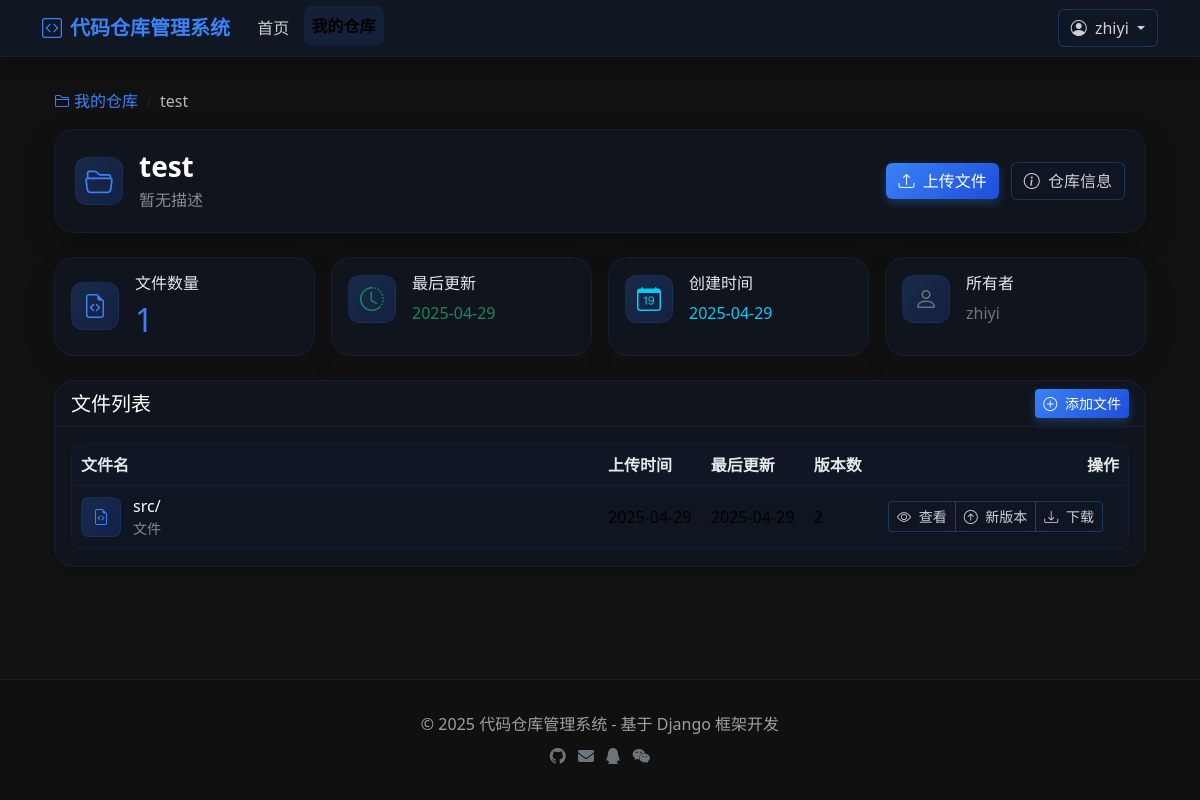
The app's page /repositories/1/ (signed in) with its own data.
### repository/models.py (models this page shows, shortened)
class Repository(models.Model):
    name = models.CharField('仓库名称', max_length=100)
    description = models.TextField('仓库描述', blank=True)
    owner = models.ForeignKey(User, on_delete=models.CASCADE, related_name='repositories', verbose_name='所有者')
    created_at = models.DateTimeField('创建时间', auto_now_add=True)
    updated_at = models.DateTimeField('更新时间', auto_now=True)
    class Meta:
        verbose_name = '代码仓库'
        verbose_name_plural = '代码仓库'
        ordering = ['-updated_at']

class CodeFile(models.Model):
    repository = models.ForeignKey(Repository, on_delete=models.CASCADE, related_name='files', verbose_name='所属仓库')
    file_path = models.CharField('文件路径', max_length=255)
    created_at = models.DateTimeField('创建时间', auto_now_add=True)
    updated_at = models.DateTimeField('更新时间', auto_now=True)
    class Meta:
        verbose_name = '代码文件'
        verbose_name_plural = '代码文件'
        ordering = ['file_path']
        unique_together = ['repository', 'file_path']  # 每个仓库中文件路径唯一
    def get_latest_version(self):
        return self.versions.order_by('-version_number').first()

### repository/views.py (the view)
# urls.py: path('repositories/<int:pk>/', views.repository_detail, name='repository_detail'),
@login_required
def repository_detail(request, pk):
    repository = get_object_or_404(Repository, pk=pk)
    if repository.owner != request.user:
        messages.error(request, '您没有权限访问此仓库。')
        return redirect('repository_list')
    files = repository.files.all()
    return render(request, 'repository/repository_detail.html', {
        'repository': repository,
        'files': files
    })

### repository/templates/repository/repository_detail.html (shortened to what this page needs)
{% extends 'repository/base.html' %}
{% block content %}
<div class="container">
    <nav aria-label="breadcrumb" class="mt-3">
        <ol class="breadcrumb">
            <li class="breadcrumb-item"><a href="{% url 'repository_list' %}"><i class="bi bi-folder2 me-1"></i>我的仓库</a></li>
            <li class="breadcrumb-item active" aria-current="page">{{ repository.name }}</li>
        </ol>
    </nav>
    <div class="repo-header">
        <div class="row align-items-center">
            <div class="col-lg-8">
                <div class="d-flex align-items-center">
                    <div class="icon-bg">
                        <i class="bi bi-folder2-open fs-3 text-primary"></i>
                    </div>
                    <div>
                        <h1 class="h3 fw-bold mb-1 text-white">{{ repository.name }}</h1>
                        <p class="text-white-50 mb-0">{{ repository.description|default:"暂无描述" }}</p>
                    </div>
                </div>
            </div>
            <div class="col-lg-4 text-lg-end mt-3 mt-lg-0">
                <a href="{% url 'upload_file' repository_id=repository.id %}" class="btn btn-primary">
                    <i class="bi bi-upload me-1"></i> 上传文件
                </a>
                <button class="btn btn-outline-primary ms-2" type="button" data-bs-toggle="offcanvas" data-bs-target="#repoInfoOffcanvas">
                    <i class="bi bi-info-circle me-1"></i> 仓库信息
                </button>
            </div>
        </div>
    </div>
    <div class="row g-3 mb-4">
        <div class="col-md-3">
            <div class="stats-card card text-primary">
                <div class="card-body">
                    <div class="d-flex align-items-center">
                        <div class="icon-bg">
                            <i class="bi bi-file-earmark-code fs-4"></i>
                        </div>
                        <div>
                            <h6 class="card-title mb-0">文件数量</h6>
                            <h2 class="mt-2 mb-0">{{ files.count }}</h2>
                        </div>
                    </div>
                </div>
            </div>
        </div>
        <div class="col-md-3">
            <div class="stats-card card text-success">
                <div class="card-body">
                    <div class="d-flex align-items-center">
                        <div class="icon-bg">
                            <i class="bi bi-clock-history fs-4"></i>
                        </div>
                        <div>
                            <h6 class="card-title mb-0">最后更新</h6>
                            <p class="mt-2 mb-0">{{ repository.updated_at|date:"Y-m-d" }}</p>
                        </div>
                    </div>
                </div>
            </div>
        </div>
        <div class="col-md-3">
            <div class="stats-card card text-info">
                <div class="card-body">
                    <div class="d-flex align-items-center">
                        <div class="icon-bg">
                            <i class="bi bi-calendar-date fs-4"></i>
                        </div>
                        <div>
                            <h6 class="card-title mb-0">创建时间</h6>
                            <p class="mt-2 mb-0">{{ repository.created_at|date:"Y-m-d" }}</p>
                        </div>
                    </div>
                </div>
            </div>
        </div>
        <div class="col-md-3">
            <div class="stats-card card text-secondary">
                <div class="card-body">
                    <div class="d-flex align-items-center">
                        <div class="icon-bg">
                            <i class="bi bi-person fs-4"></i>
                        </div>
                        <div>
                            <h6 class="card-title mb-0">所有者</h6>
                            <p class="mt-2 mb-0">{{ repository.owner.username }}</p>
                        </div>
                    </div>
                </div>
            </div>
        </div>
    </div>
    <div class="card shadow-sm mb-4" style="background: rgba(17, 24, 39, 0.6); border-radius: 20px; border: 1px solid rgba(59, 130, 246, 0.1);">
        <div class="card-header d-flex justify-content-between align-items-center" style="background: transparent; border-bottom: 1px solid rgba(59, 130, 246, 0.1);">
            <h5 class="card-title mb-0 text-white">文件列表</h5>
            <a href="{% url 'upload_file' repository_id=repository.id %}" class="btn btn-sm btn-primary">
                <i class="bi bi-plus-circle me-1"></i> 添加文件
            </a>
        </div>
        <div class="card-body">
            {% if files %}
            <div class="table-responsive">
                <table class="table table-hover">
                    <thead>
                        <tr>
                            <th style="width: 50%;">文件名</th>
                            <th>上传时间</th>
                            <th>最后更新</th>
                            <th>版本数</th>
                            <th class="text-end">操作</th>
                        </tr>
                    </thead>
                    <tbody>
                        {% for file in files %}
                        {% with latest_version=file.get_latest_version %}
                        <tr class="file-row">
                            <td>
                                <div class="d-flex align-items-center">
                                    <div class="file-icon">
                                        <i class="bi bi-file-earmark-code text-primary"></i>
                                    </div>
                                    <div>
                                        <a href="{% url 'file_detail' repository_id=repository.id file_id=file.id %}" class="text-decoration-none text-white">
                                            {{ file.file_path }}
                                        </a>
                                        <div class="small text-white-50">{{ file.get_file_extension }} 文件</div>
                                    </div>
                                </div>
                            </td>
                            <td>{{ file.created_at|date:"Y-m-d" }}</td>
                            <td>{{ file.updated_at|date:"Y-m-d" }}</td>
                            <td>{{ file.versions.count }}</td>
                            <td class="text-end pe-4">
                                <div class="btn-group" role="group">
                                    <a href="{% url 'file_detail' repository_id=repository.id file_id=file.id %}" class="btn btn-sm btn-outline-primary">
                                        <i class="bi bi-eye me-1"></i> 查看
                                    </a>
                                    <a href="{% url 'upload_new_version' repository_id=repository.id file_id=file.id %}" class="btn btn-sm btn-outline-secondary">
                                        <i class="bi bi-arrow-up-circle me-1"></i> 新版本
                                    </a>
                                    {% if latest_version %}
                                    <a href="{% url 'download_file' version_id=latest_version.id %}" class="btn btn-sm btn-outline-success">
                                        <i class="bi bi-download me-1"></i> 下载
                                    </a>
                                    {% endif %}
                                </div>
                            </td>
                        </tr>
                        {% endwith %}
                        {% endfor %}
                    </tbody>
                </table>
            </div>
            {% endif %}
        </div>
    </div>
</div>
{% endblock %}

### repository/templates/repository/base.html (shortened to what this page needs)
<!DOCTYPE html>
<html lang="zh-CN">
<head>
    <link href="https://cdn.jsdelivr.net/npm/bootstrap@5.3.2/dist/css/bootstrap.min.css" rel="stylesheet">
    <link rel="stylesheet" href="https://cdn.jsdelivr.net/npm/bootstrap-icons@1.11.1/font/bootstrap-icons.css">
    <link href="https://cdnjs.cloudflare.com/ajax/libs/font-awesome/6.4.2/css/all.min.css" rel="stylesheet">
</head>
<body>
    <nav class="navbar navbar-expand-lg sticky-top">
        <div class="container">
            <a class="navbar-brand" href="{% url 'home' %}">
                <i class="bi bi-code-square me-2"></i>代码仓库管理系统
            </a>
            <div class="collapse navbar-collapse" id="navbarCollapse">
                <ul class="navbar-nav me-auto mb-2 mb-lg-0">
                    <li class="nav-item">
                        <a class="nav-link {% if request.path == '/' %}active{% endif %}" href="{% url 'home' %}">首页</a>
                    </li>
                    {% if user.is_authenticated %}
                    <li class="nav-item">
                        <a class="nav-link {% if '/repositories/' in request.path %}active{% endif %}" href="{% url 'repository_list' %}">我的仓库</a>
                    </li>
                    {% endif %}
                </ul>
                <div class="d-flex">
                    {% if user.is_authenticated %}
                    <div class="dropdown">
                        <a class="btn btn-outline-primary dropdown-toggle" href="#" role="button" id="userDropdown" data-bs-toggle="dropdown" aria-expanded="false">
                            <i class="bi bi-person-circle me-1"></i> {{ user.username }}
                        </a>
                    </div>
                    {% endif %}
                </div>
            </div>
        </div>
    </nav>
    <main class="container main-content">
        {% block content %}{% endblock %}
    </main>
    <footer class="footer text-center">
        <div class="container">
            <span class="text-muted">© {% now "Y" %} 代码仓库管理系统 - 基于 Django 框架开发</span>
            <div class="mt-2">
                <a href="https://github.com/Zayn-Wilson/CodeManage.git" target="_blank" class="text-decoration-none link-secondary mx-1" title="GitHub"><i class="bi bi-github"></i></a>
                <a href="#" class="text-decoration-none link-secondary mx-1" data-bs-toggle="modal" data-bs-target="#emailModal" title="邮箱"><i class="fa-solid fa-envelope"></i></a>
                <a href="#" class="text-decoration-none link-secondary mx-1" data-bs-toggle="modal" data-bs-target="#qqModal" title="QQ"><i class="fa-brands fa-qq"></i></a>
                <a href="#" class="text-decoration-none link-secondary mx-1" data-bs-toggle="modal" data-bs-target="#wechatModal" title="微信"><i class="fa-brands fa-weixin"></i></a>
            </div>
        </div>
    </footer>
</body>
</html>

### repository/templates/repository/base.html (style rules this page uses)
:root { --bs-primary: #3b82f6; --bs-primary-rgb: 59, 130, 246; }
body { min-height: 100vh; display: flex; flex-direction: column; background-color: #111111; color: #ffffff; }
.navbar { background-color: rgba(17, 24, 39, 0.8); backdrop-filter: blur(10px); -webkit-backdrop-filter: blur(10px); box-shadow: 0 4px 20px rgba(0, 0, 0, 0.3); transition: all 0.3s ease; border-bottom: 1px solid rgba(59, 130, 246, 0.1); position: sticky; top: 0; z-index: 1000; }
.navbar-brand { font-weight: 700; color: var(--bs-primary); transition: all 0.3s ease; position: relative; overflow: hidden; }
.navbar-brand::after { content: ''; position: absolute; bottom: 0; left: 0; width: 0; height: 2px; background: linear-gradient(90deg, var(--bs-primary), #60a5fa); transition: width 0.3s ease; }
.nav-link { color: rgba(255, 255, 255, 0.8); font-weight: 500; padding: 0.5rem 1rem; margin: 0 0.2rem; border-radius: 8px; transition: all 0.3s ease; position: relative; }
.nav-link::before { content: ''; position: absolute; top: 0; left: 0; width: 100%; height: 100%; background: rgba(59, 130, 246, 0.1); border-radius: 8px; opacity: 0; transform: scale(0.9); transition: all 0.3s ease; z-index: -1; }
.nav-link:hover, .nav-link.active { color: #ffffff; transform: translateY(-2px); }
.nav-link:hover::before, .nav-link.active::before { opacity: 1; transform: scale(1); }
.nav-link.active { color: var(--bs-primary); font-weight: 600; }
.btn-outline-primary { color: var(--bs-primary); border: 1px solid rgba(59, 130, 246, 0.5); background: rgba(59, 130, 246, 0.05); backdrop-filter: blur(5px); -webkit-backdrop-filter: blur(5px); transition: all 0.3s cubic-bezier(0.25, 0.46, 0.45, 0.94); position: relative; overflow: hidden; z-index: 1; }
.btn-outline-primary::before { content: ''; position: absolute; top: 0; left: -100%; width: 100%; height: 100%; background: linear-gradient(90deg, rgba(59, 130, 246, 0.2), rgba(59, 130, 246, 0)); transition: all 0.4s ease; z-index: -1; }
.btn { position: relative; overflow: hidden; }
.btn-primary { background: linear-gradient(135deg, #3b82f6, #1d4ed8); border: none; box-shadow: 0 4px 10px rgba(59, 130, 246, 0.3); transition: all 0.3s cubic-bezier(0.25, 0.46, 0.45, 0.94); }
.main-content { flex: 1; padding-top: 1rem; padding-bottom: 2rem; position: relative; z-index: 1; }
.footer { padding: 2rem 0; background-color: rgba(17, 17, 17, 0.8); border-top: 1px solid rgba(255, 255, 255, 0.05); margin-top: auto; position: relative; z-index: 1; }
.footer a { color: rgba(255, 255, 255, 0.6); transition: all 0.3s ease; }
.text-muted { color: rgba(255, 255, 255, 0.6) !important; }

### records on screen
Repository: name "test", description "暂无描述", count "1", updated_at "2025-04-29", created_at "2025-04-29", owner.username "zhiyi"
CodeFile: file_path "src/", created_at "2025-04-29", updated_at "2025-04-29", versions.count "2"

### other values on screen
{{ user.username }} "zhiyi"
